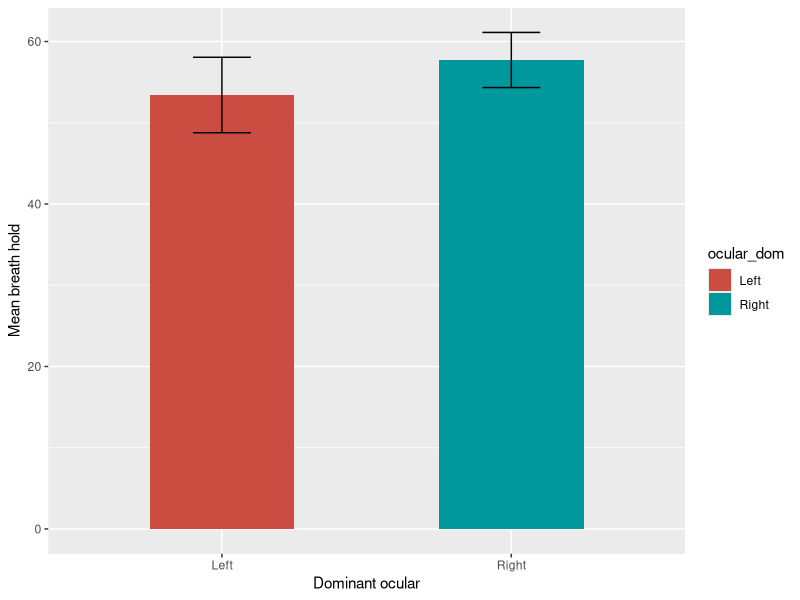

The R script that drew this image:
## ---- chunk 1
knitr::opts_chunk$set(echo = TRUE, include = TRUE)
## ---- chunk 2
Full_personality_data <- read.csv("NEW_CogSciPersonalityTest2019 (1).csv")
## ---- chunk 3
setwd("/Users/anne-linethomsen/Documents/R/ExperimentalMethods/PersonalityTest/PersonalityTest")
## ---- chunk 4
library(tidyverse)
## ---- chunk 5
Data_ocular_rl <- filter(Full_personality_data, Full_personality_data$ocular_dom == "Right" | Full_personality_data$ocular_dom == "Left")
## ---- chunk 6
ggplot(Data_ocular_rl, aes(x=ocular_dom, y=breath_hold, fill = ocular_dom)) + 
  geom_bar(stat="summary", fun.y = mean, width = 0.5) +
  geom_errorbar(stat = 'summary', fun.data = mean_se, width = 0.2)+
  labs(x = "Dominant ocular", y = "Mean breath hold") +
  scale_fill_hue(l=50)
## ---- chunk 7

## ---- chunk 8

## ---- chunk 9

## ---- chunk 10

